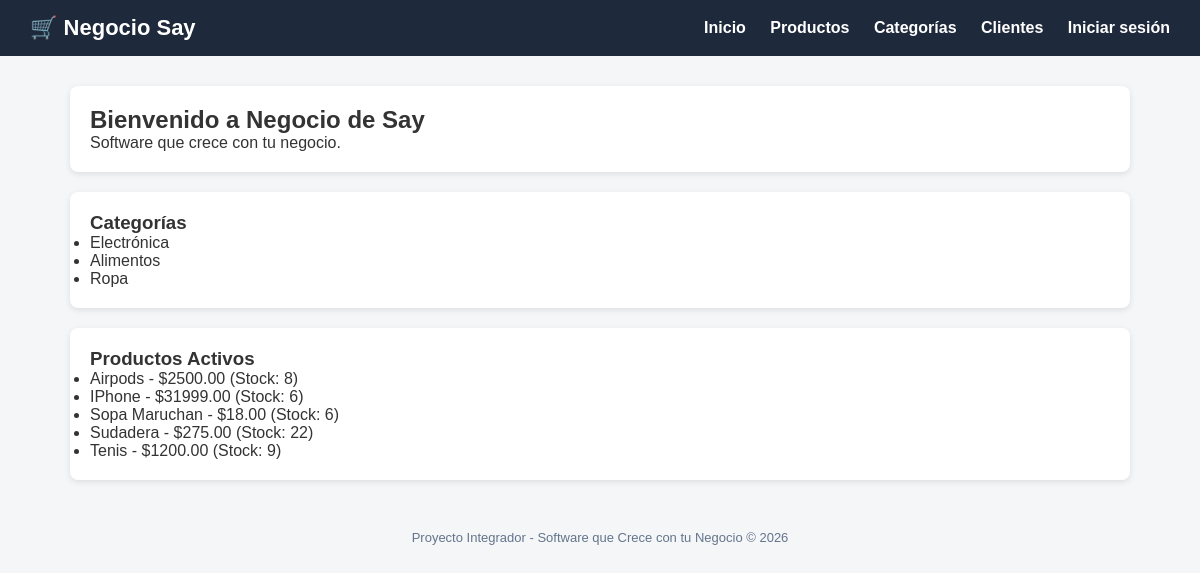
The page / on the database its author committed.
### tienda/models.py (models this page shows, shortened)
class Categoria(models.Model):
    nombre = models.CharField(max_length=100)
    descripcion = models.TextField(blank=True, null=True)
    class Meta:
        verbose_name = "Categoria"
        verbose_name_plural = "Categorías"

class Producto(models.Model):
    nombre = models.CharField(max_length=200)
    descripcion = models.TextField(blank=True, null=True)
    precio = models.DecimalField(max_digits=10, decimal_places=2)
    stock = models.IntegerField(default=0)
    categoria = models.ForeignKey(Categoria, on_delete=models.CASCADE)
    fecha_creacion = models.DateTimeField(auto_now_add=True)
    activo = models.BooleanField(default=True)
    class Meta:
        verbose_name = "Producto"
        verbose_name_plural = "Productos"
        ordering = ['nombre']

### tienda/views.py (the view)
# urls.py: path('', views.inicio, name='inicio'),
def inicio(request):
    productos = Producto.objects.filter(activo=True)
    categorias = Categoria.objects.all()
    return render(request, 'tienda/inicio.html', {
        'productos': productos,
        'categorias': categorias
    })

### tienda/templates/tienda/inicio.html (shortened to what this page needs)
{% extends 'base.html' %}
{% block content %}
<div class="card">
<h2>Bienvenido a  Negocio de Say</h2>
<p>Software que crece con tu negocio.</p>
</div>
<div class="card">
<h3>Categorías</h3>
<ul>
{% for categoria in categorias %}
<li>{{ categoria.nombre }}</li>
{% empty %}
<li>No hay categorías registradas.</li>
{% endfor %}
</ul>
</div>
<div class="card">
<h3>Productos Activos</h3>
<ul>
{% for producto in productos %}
<li>{{ producto.nombre }} - ${{ producto.precio }} (Stock: {{ producto.stock }})</li> {% empty %}
<li>No hay productos activos.</li>
{% endfor %}
</ul>
</div>
{% endblock %}

### tienda/templates/base.html (shortened to what this page needs)
<!DOCTYPE html>
<html lang="es">
<head>
</head>
<body>
    <header>
        <h1>🛒  Negocio Say</h1>
        <nav>
            <a href="{% url 'inicio' %}">Inicio</a>
            <a href="{% url 'lista_productos' %}">Productos</a>
            <a href="{% url 'lista_categorias' %}">Categorías</a>
            <a href="{% url 'lista_clientes' %}">Clientes</a>
            {% if user.is_authenticated %}
             <a href="{% url 'dashboard' %}">Dashboard</a>
             <span style="color:#38bdf8;">�� {{ user.username }}</span>
             <form action="{% url 'logout' %}" method="post" style="display:inline ;">
                {% csrf_token %}
                <button type="submit" class="btn btn-danger" style="margin-left:10p x;">Cerrar sesión</button>
            </form>
            {% else %}
            <a href="{% url 'login' %}">Iniciar sesión</a>
            {% endif %}
        </nav>
    </header>
    <div class="container">
        {% block content %}{% endblock %}
    </div>
    <footer>
        Proyecto Integrador - Software que Crece con tu Negocio &copy; {% now "Y" %}
    </footer>
</body>
</html>

### tienda/templates/base.html (style rules this page uses)
* { margin: 0; padding: 0; box-sizing: border-box; }
body { font-family: Arial, sans-serif; background: #f4f6f8; color: #333; }
header { background: #1e293b; color: #fff; padding: 15px 30px; display: flex; justify-content: space-between; align-items: center; }
header h1 { font-size: 22px; }
header nav a { color: #fff; text-decoration: none; margin-left: 20px; font-weight: bold; }
.container { max-width: 1100px; margin: 30px auto; padding: 0 20px; }
.card { background: #fff; border-radius: 8px; padding: 20px; box-shadow: 0 2px 6px rgba(0,0,0,0.1); margin-bottom: 20px; }
footer { text-align: center; padding: 20px; color: #64748b; font-size: 13px; }

### rows shown on the page
Categoria: nombre "Electrónica"
Categoria: nombre "Alimentos"
Categoria: nombre "Ropa"
Producto: nombre "Airpods", precio "2500.00", stock "8"
Producto: nombre "IPhone", precio "31999.00", stock "6"
Producto: nombre "Sopa Maruchan", precio "18.00", stock "6"
Producto: nombre "Sudadera", precio "275.00", stock "22"
Producto: nombre "Tenis", precio "1200.00", stock "9"
